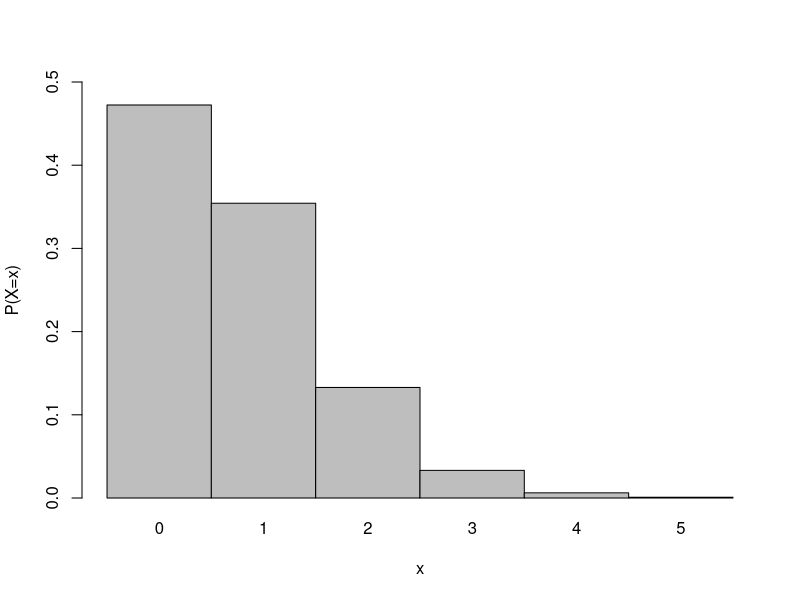

Source code (R):
#page no :215-216
library(ggplot2)
mu=(1/8)*6
x=c(0,1,2,3,4,5)
xtot=0
p=mu
for(i in 1:length(x))
{
  xtot=xtot+ppois(x[i],lambda=mu,lower=FALSE)
}
y=ppois(1,lambda=mu,lower.tail=FALSE)
print(paste('P(x>1)',round(y,4)))
pp<-0
for(i in 1:6)
{
  pp[i]=dpois(x[i],lambda=mu)
}
x1=c(0:5)
barplot(pp,names.arg=x1,beside=TRUE,xlab="x",ylab="P(X=x)",space=0,ylim=range(pretty(c(0,pp))))
